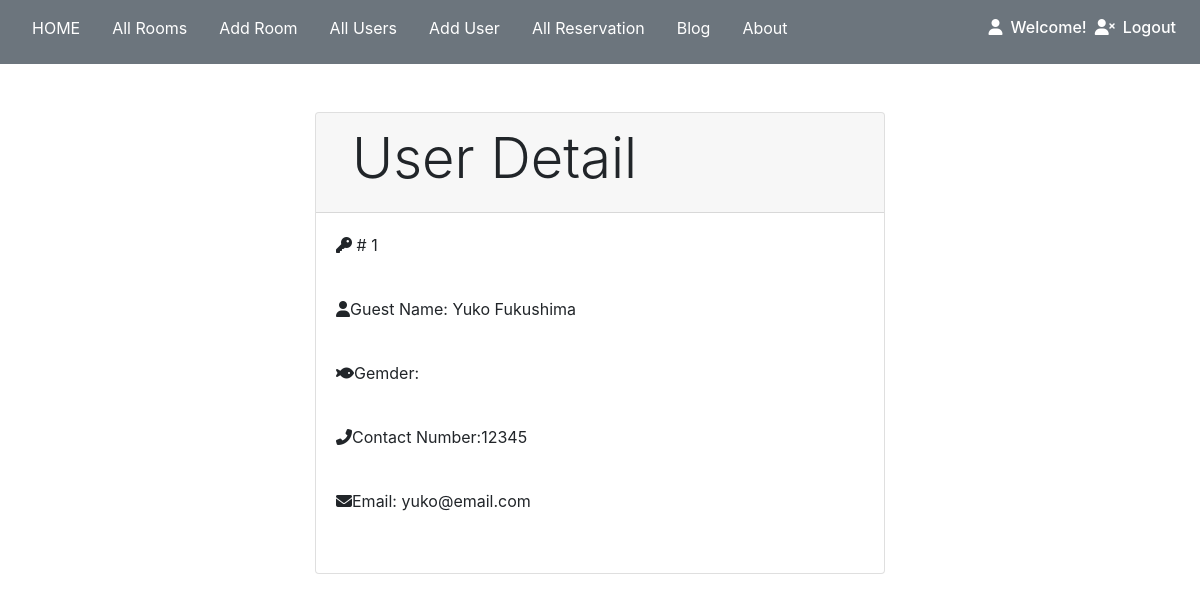
Page /detailUser.php?id=1 on the committed database.
### tables this page shows
CREATE TABLE `user` (
  `user_id` int(11) NOT NULL,
  `firstname` varchar(50) NOT NULL,
  `lastname` varchar(50) NOT NULL,
  `number` varchar(50) NOT NULL,
  `email` varchar(50) NOT NULL,
  `gender` varchar(10) NOT NULL,
  `password` varchar(50) NOT NULL,
  `status` varchar(1) NOT NULL DEFAULT 'U'
);

### class/database.php (called while the page is built, shortened)
<?php
    class Database{
        private $servername = "localhost";
        private $username = "root";
        private $password = "root";
        private $databasename = "hotel";
        public function __construct(){
            $this->conn = new mysqli($this->servername,$this->username,$this->password,$this->databasename);
            return $this->conn;
        }
    }
?>

### class/user.php (called while the page is built, shortened)
<?php
    require_once 'database.php';
    class User extends Database{
        public function userDetail($id){
            $sql = "SELECT * FROM user WHERE user_id = '$id'";
            $result = $this->conn->query($sql);
            if($result == false){
                die("No record ".$this->conn->error);
            }else{
                return $result->fetch_assoc();
            }
        }
    }
?>

### detailUser.php (the view, shortened to what this page needs)
<?php
    require_once 'class/user.php';
    $user = new User();
    $id = $_GET['id'];
    $result = $user->userDetail($id);
?>
<!DOCTYPE html>
<html lang="en">
<head>
    <link rel="stylesheet" href="https://stackpath.bootstrapcdn.com/bootstrap/4.3.1/css/bootstrap.min.css">
    <link rel="stylesheet" href="https://cdnjs.cloudflare.com/ajax/libs/material-design-iconic-font/2.2.0/css/material-design-iconic-font.min.css">
</head>
<body>
<nav class="navbar navbar-expand-lg navbar-white bg-secondary text-white">
        <ul class="nav navbar-nav mr-auto pb-0 mb-0">
            <li class="nav-item">
                <a href="index.php" class="nav-link text-white pb-0 px-3"><p>HOME</p></a>
            </li>
            <li class="nav-item">
                <a href="allRooms.php" class="nav-link text-white pb-0 px-3"><p>    All Rooms</p></a>
            </li>
            <li class="nav-item">
                <a href="addRoom.php" class="nav-link text-white pb-0 px-3"><p>    Add Room</p></a>
            </li>
            <li class="nav-item">
                <a href="allUsers.php" class="nav-link text-white pb-0 px-3"><p>    All Users</p></a>
            </li>
            <li class="nav-item">
                <a href="register/register.php" class="nav-link text-white pb-0 px-3"><p>    Add User</p></a>
            </li>
            <li class="nav-item">
                <a href="allReservation.php" class="nav-link text-white pb-0 px-3"><p>    All Reservation</p></a>
            </li>
            <li class="nav-item">
                <a href="blog.php" class="nav-link text-white pb-0 px-3"><p>    Blog</p></a>
            </li>
            <li class="nav-item">
                <a href="about.php" class="nav-link text-white pb-0 px-3"><p>    About</p></a>
            </li>
        </ul>
        <ul  class="nav navbar-nav float-right">
            <li>
                <?php
                    $loginid = $_SESSION['userid'];
                    echo "<h6><i class='fas fa-user'></i><a href='menuAdmin.php?id=".$loginid."' class='nav-link text-white d-inline pb-0'>Welcome! ".$_SESSION['fname']."</a></h6>";
                ?>
            </li>
            <li>
                <h6><i class="fas fa-user-times"></i><a href="logout.php" class="nav-link text-white d-inline pb-0">Logout</a></h6>
            </li>
        </ul>
    </nav>
    <div class="container w-50 mx-auto mt-5">
        <div class="card">
            <div class="card-header">
                <h3 class="display-4 ml-3">User Detail</h3>
            </div>
            <div class="card-body">
                <p><i class="fas fa-key"></i>  # <?php echo $result['user_id']?></p><br>
                <p><i class="fas fa-user"></i>Guest Name:  <?php echo $result['firstname']?> <?php echo $result['lastname']?></p><br>
                <p><i class="fas fa-fish"></i>Gemder:  <?php echo $result['gender']?></p><br>
                <p><i class="fas fa-phone-alt"></i>Contact Number:<?php echo $result['number']?></p><br>
                <p><i class="fas fa-envelope"></i>Email: <?php echo $result['email']?></p><br>
            </div>
        </div>
    </div>
</body>
</html>

### rows in the picture
user: user_id "1", firstname "Yuko", lastname "Fukushima", number "12345", email "yuko@email.com"
